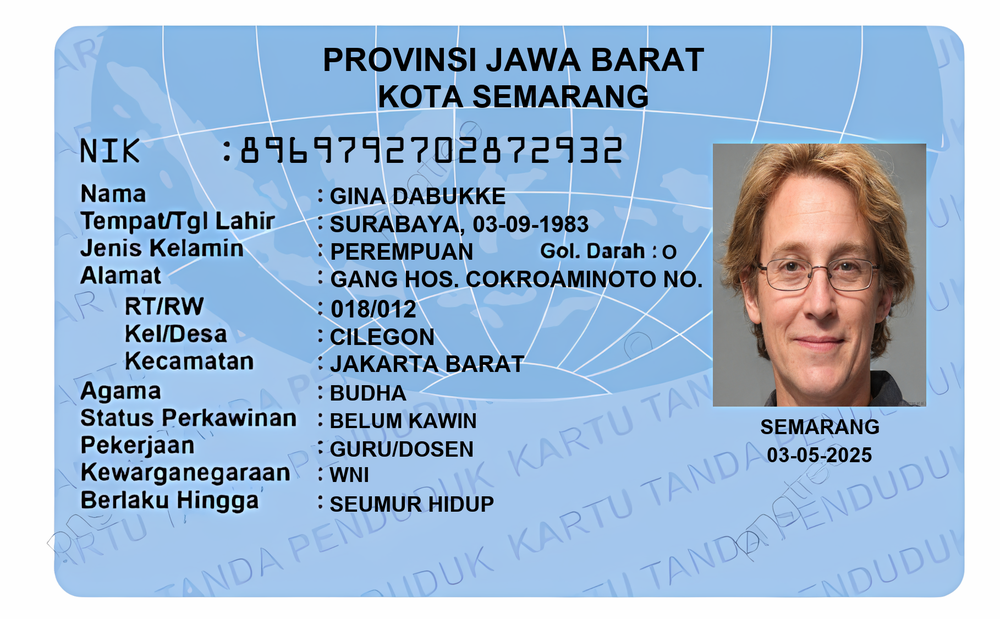
#> input picture Data/Generated E-ktp/images/ktp_0001.png, 1000 x 619 px, shrunk from 1818 x 1125 before the run
$ python -i ocr_service.py   (imports and definitions only)
#> lines starting #> are read from the running program, lines starting #| are printed output that depends on the picture; after the words box and inside, x2 and y2 are one past the last pixel; in counts of white or black regions, pixels touching at a corner belong together
#> further down, picture is the input picture: shape (619, 1000, 3); mean B, G, R 210.9, 184.1, 159.4
from __future__ import annotations

import logging
import re
import time
from dataclasses import dataclass, field, asdict
from enum import Enum
from typing import Optional

import cv2
import numpy as np
from paddleocr import PaddleOCR

logger = logging.getLogger()


class JenisKelamin(str, Enum):
    LAKI_LAKI = "LAKI-LAKI"
    PEREMPUAN = "PEREMPUAN"


class StatusPerkawinan(str, Enum):
    BELUM_KAWIN = "BELUM KAWIN"
    KAWIN = "KAWIN"
    CERAI_HIDUP = "CERAI HIDUP"
    CERAI_MATI = "CERAI MATI"


class Kewarganegaraan(str, Enum):
    WNI = "WNI"
    WNA = "WNA"


AGAMA_VALID: frozenset[str] = frozenset(
    ["ISLAM", "KRISTEN", "KATOLIK", "HINDU", "BUDDHA", "BUDHA", "KONGHUCU", "KEPERCAYAAN"]
)

OCR_DIGIT_FIX: dict[str, str] = {
    "O": "0", "o": "0",
    "I": "1", "l": "1",
    "Z": "2",
    "S": "5",
    "G": "6",
    "B": "8",
}

_RE = {
    "nik_valid": re.compile(r"^\d{16}$"),
    "trig_nama": re.compile(r"\bnama\b", re.IGNORECASE),
    "trig_ttl": re.compile(r"\b(tempat|tgl|tanggal|lahir)\b", re.IGNORECASE),
    "trig_kelamin": re.compile(r"\b(jenis\s*kelamin|kelamin)\b", re.IGNORECASE),
    "trig_darah": re.compile(r"\bgol(ongan)?\s*(darah)?\b", re.IGNORECASE),
    "trig_alamat": re.compile(r"^alamat\b", re.IGNORECASE),
    "trig_rtrw": re.compile(r"\brt\s*/?\s*rw\b", re.IGNORECASE),
    "trig_kel": re.compile(r"^(kel(urahan)?|desa)\b", re.IGNORECASE),
    "trig_kec": re.compile(r"^kecamatan\b", re.IGNORECASE),
    "trig_agama": re.compile(r"^agama\b", re.IGNORECASE),
    "trig_status": re.compile(r"\bstatus\b", re.IGNORECASE),
    "trig_pek": re.compile(r"\bpekerjaan\b", re.IGNORECASE),
    "trig_warga": re.compile(r"\b(kewarganegaraan|warga)\b", re.IGNORECASE),
    "trig_berlaku": re.compile(r"\bberlaku\b", re.IGNORECASE),
    "val_ttl": re.compile(r"([A-Z][A-Z\s\-]+?),?\s*(\d{2}[-/]\d{2}[-/]\d{4})", re.IGNORECASE),
    "val_kelamin": re.compile(r"(LAKI\s*-\s*LAKI|PEREMPUAN)", re.IGNORECASE),
    "val_gol_darah": re.compile(r"\b(AB|A|B|O)\b"),
    "val_rtrw": re.compile(r"(\d{1,3})\s*/\s*(\d{1,3})"),
    "val_status": re.compile(r"(BELUM\s+KAWIN|CERAI\s+HIDUP|CERAI\s+MATI|KAWIN)", re.IGNORECASE),
    "val_warga": re.compile(r"\b(WNI|WNA)\b", re.IGNORECASE),
    "val_berlaku": re.compile(r"(\d{2}[-/]\d{2}[-/]\d{4}|SEUMUR\s+HIDUP)", re.IGNORECASE),
    "val_date": re.compile(r"\d{2}[-/]\d{2}[-/]\d{4}"),
    "strip_label": re.compile(
        r"^(nama|alamat|kecamatan|pekerjaan|kewarganegaraan|agama|"
        r"kel(urahan)?(/desa)?|desa|rt\s*/?\s*rw|berlaku\s*(hingga)?)"
        r"[\s:./\-]*",
        re.IGNORECASE
    ),
}

_ALL_FIELDS: frozenset[str] = frozenset([
    "nik", "nama", "tempat_lahir", "tgl_lahir",
    "jenis_kelamin", "gol_darah", "alamat", "rt_rw",
    "kelurahan", "kecamatan", "agama", "status_perkawinan",
    "pekerjaan", "kewarganegaraan", "berlaku_hingga",
])


@dataclass
class KTPData:
    nik: Optional[str] = None
    nama: Optional[str] = None
    tempat_lahir: Optional[str] = None
    tgl_lahir: Optional[str] = None
    jenis_kelamin: Optional[str] = None
    gol_darah: Optional[str] = None
    alamat: Optional[str] = None
    rt_rw: Optional[str] = None
    kelurahan: Optional[str] = None
    kecamatan: Optional[str] = None
    agama: Optional[str] = None
    status_perkawinan: Optional[str] = None
    pekerjaan: Optional[str] = None
    kewarganegaraan: Optional[str] = None
    berlaku_hingga: Optional[str] = None
    confidence_avg: float = 0.0
    parse_warnings: list[str] = field(default_factory=list)

    def to_dict(self) -> dict:
        return {k: v for k, v in asdict(self).items()}

    # [4 lines left out: function completeness, not called in this run]

    def is_valid_nik(self) -> bool:
        return bool(self.nik and _RE["nik_valid"].match(self.nik))


class KTPOCRError(Exception):
    pass


class OCRPredictError(KTPOCRError):
    pass


def _fix_ocr_digit_noise(text: str) -> str:
    return "".join(OCR_DIGIT_FIX.get(c, c) for c in text)


def _strip_label(text: str) -> str:
    return _RE["strip_label"].sub("", text).strip()


# [6 lines left out: function _next_nonempty, not called in this run]


def _normalize_date(raw: str) -> str:
    return raw.replace("/", "-")


def _clean_name(raw: str) -> str:
    cleaned = re.sub(r"[^A-Za-z\s'\-]", "", raw).strip()
    return " ".join(w.capitalize() for w in cleaned.split())


# [176 lines left out: functions _parse_ktp_texts, _post_validate, not called in this run]


def _preprocess_image(image: np.ndarray) -> np.ndarray:
    if len(image.shape) == 3:
        gray = cv2.cvtColor(image, cv2.COLOR_BGR2GRAY)
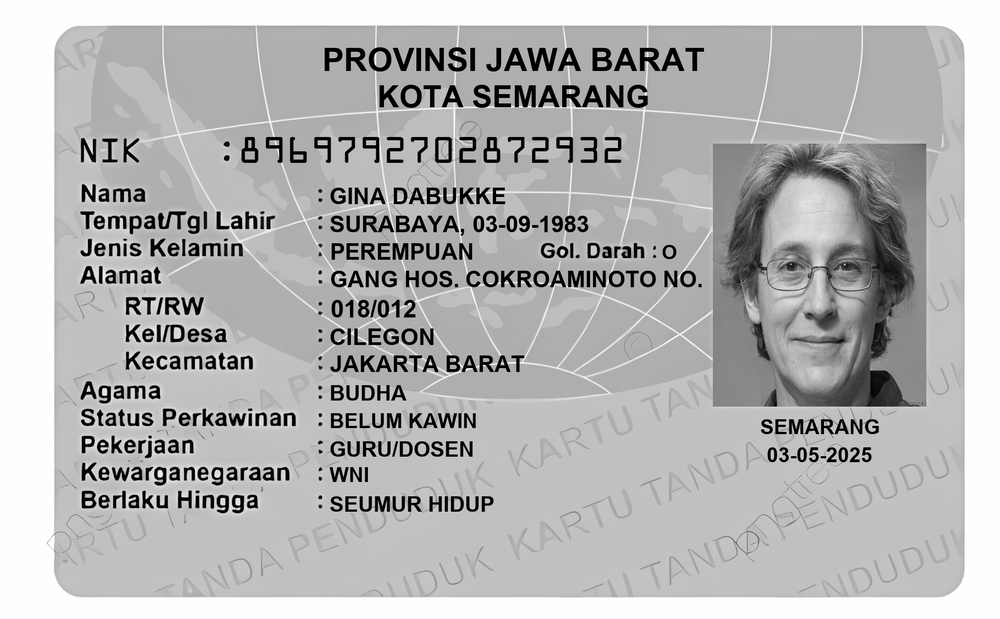
#> gray: shape (619, 1000); min 0, max 255, mean 179.8
    else:
        gray = image.copy()

    denoised = cv2.bilateralFilter(gray, d=9, sigmaColor=75, sigmaSpace=75)
    clahe = cv2.createCLAHE(clipLimit=2.0, tileGridSize=(8, 8))
    equalized = clahe.apply(denoised)
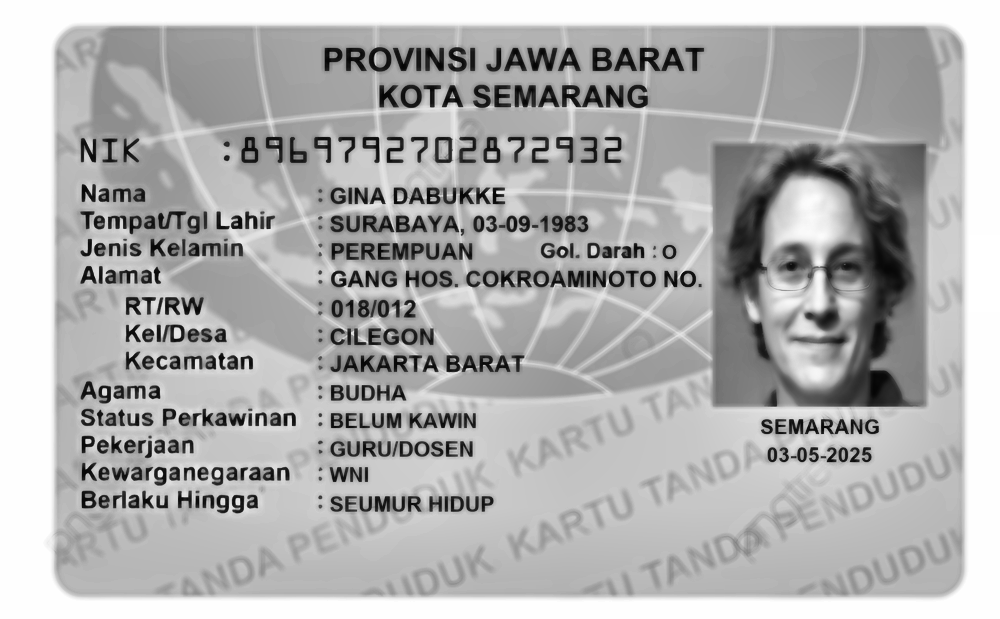
#> equalized: shape (619, 1000); min 5, max 255, mean 176.3
    _, binary = cv2.threshold(equalized, 0, 255, cv2.THRESH_BINARY + cv2.THRESH_OTSU)
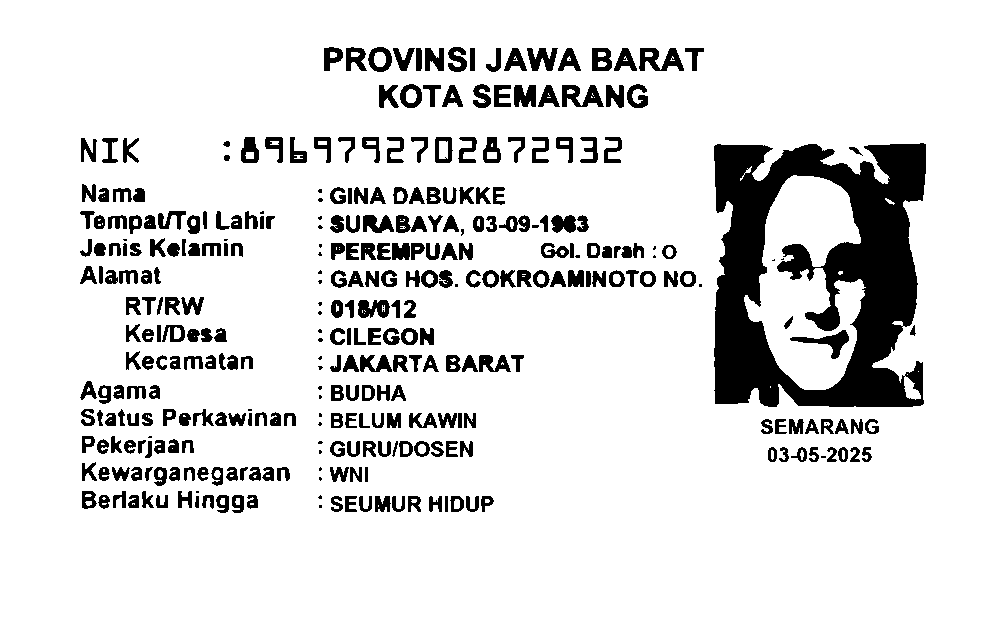
#> binary: shape (619, 1000); 87.1% white; 346 black regions (42 under 20 px), largest, box (x1, y1, x2, y2) and area: (714, 143, 926, 407) 33066, (639, 48, 684, 71) 594, (562, 85, 604, 107) 542
    deskewed = _deskew(binary)

    return cv2.cvtColor(deskewed, cv2.COLOR_GRAY2RGB)


def _deskew(image: np.ndarray) -> np.ndarray:
    coords = np.column_stack(np.where(image > 0))
#> coords = 539137 pairs, first value 0 to 618, second value 0 to 999
    if len(coords) < 100:
        return image

    angle = cv2.minAreaRect(coords)[-1]
#> angle = -90
    if angle < -45:
        angle = 90 + angle
#> angle = 0
    elif angle > 45:
        angle = angle - 90

    if abs(angle) < 0.5 or abs(angle) > 10:
        return image

    h, w = image.shape[:2]
    center = (w // 2, h // 2)
    M = cv2.getRotationMatrix2D(center, angle, 1.0)
    return cv2.warpAffine(image, M, (w, h), flags=cv2.INTER_CUBIC, borderMode=cv2.BORDER_REPLICATE)


class OCRService:

    # [58 lines left out: functions __init__, extract_from_file, extract_from_array, _run_ocr, not called in this run]

>>> import cv2
>>> picture = cv2.imread('../../Data/Generated E-ktp/images/ktp_0001.png')
>>> result = _preprocess_image(picture)

$ run again, on Data/Generated E-ktp/images/ktp_0002.png
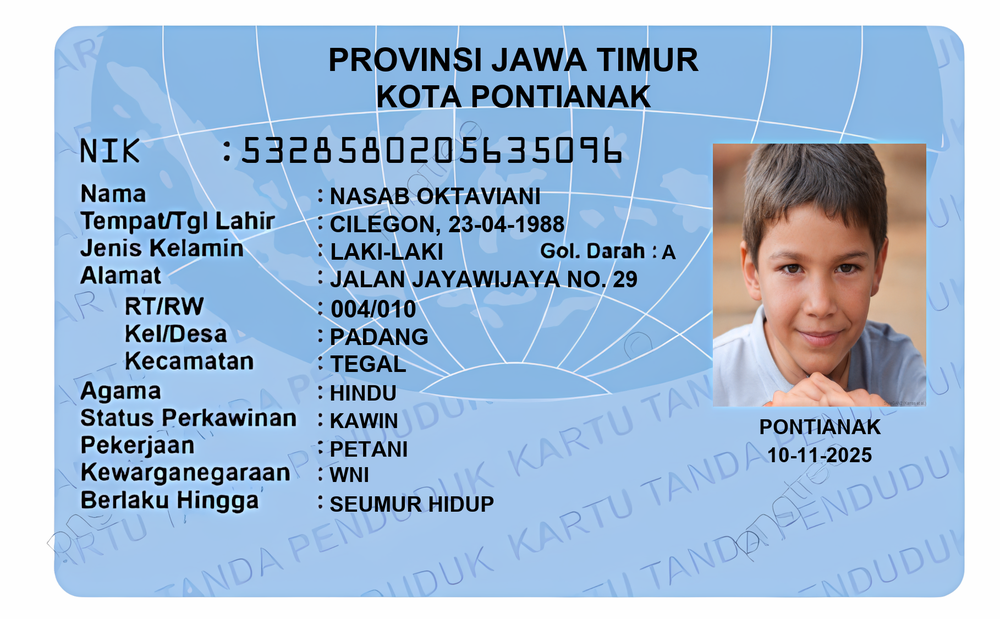
#> input picture Data/Generated E-ktp/images/ktp_0002.png, 1000 x 619 px, shrunk from 1818 x 1125 before the run
#> picture is the input picture: shape (619, 1000, 3); mean B, G, R 213.2, 185.9, 160.9
#> in _preprocess_image, `equalized = clahe.apply(denoised)`:
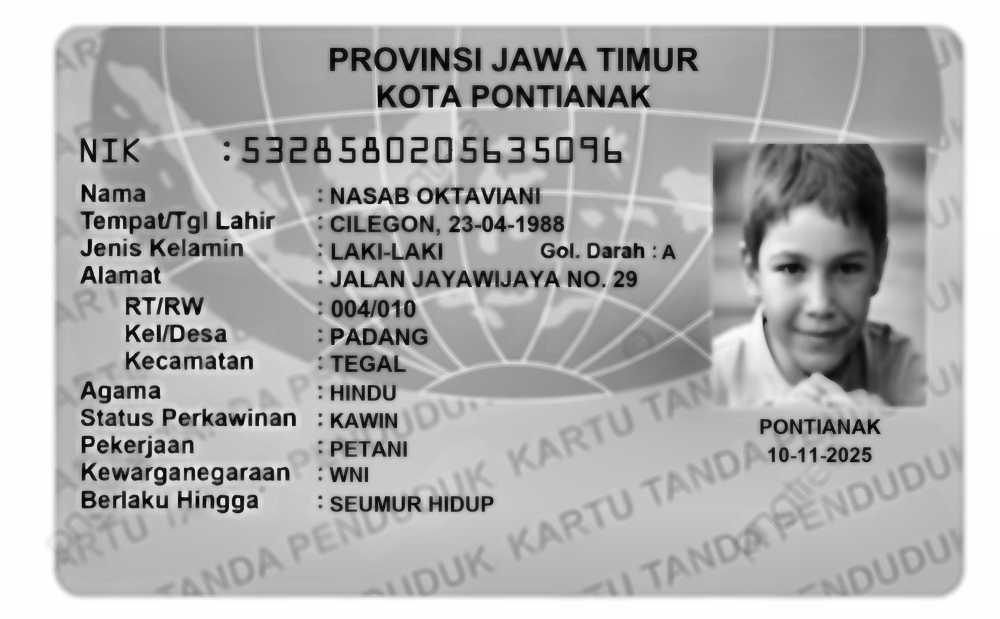
#> equalized: shape (619, 1000); min 3, max 255, mean 177
#> in _preprocess_image, `_, binary = cv2.threshold(equalized, 0, 255, cv2.THRESH_BINARY + cv2.T..`:
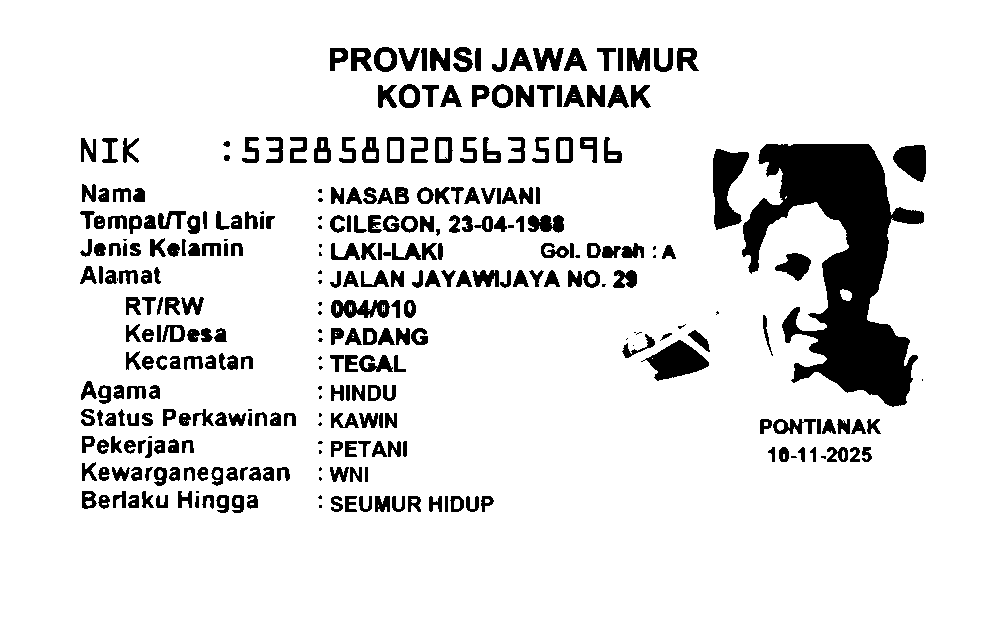
#> binary: shape (619, 1000); 88.8% white; 332 black regions (47 under 20 px), largest, box (x1, y1, x2, y2) and area: (742, 144, 924, 407) 21458, (713, 149, 749, 230) 1762, (641, 340, 709, 381) 1484
#> coords = 549863 pairs, first value 0 to 618, second value 0 to 999
#> in _deskew, `angle = cv2.minAreaRect(coords)[-1]`: angle = -90
#> in _deskew, `angle = 90 + angle`: angle = 0
